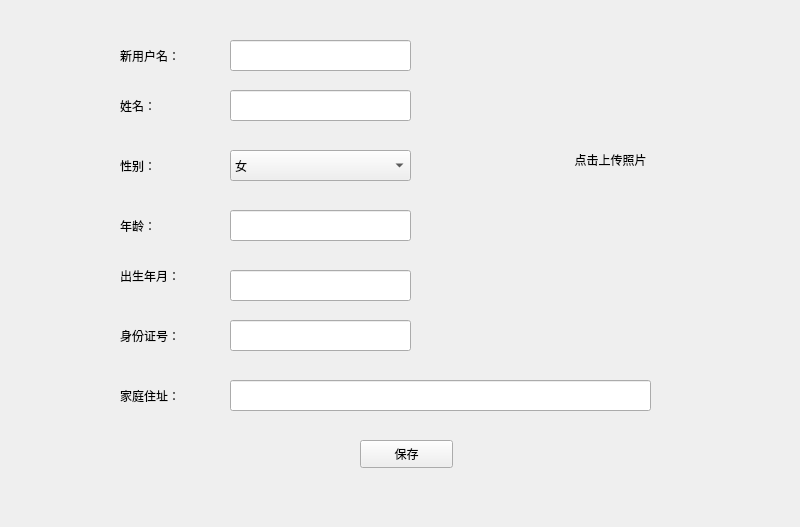
<?xml version="1.0" encoding="UTF-8"?>
<ui version="4.0">
 <class>Form</class>
 <widget class="QWidget" name="Form">
  <property name="geometry">
   <rect>
    <x>0</x>
    <y>0</y>
    <width>800</width>
    <height>527</height>
   </rect>
  </property>
  <property name="windowTitle">
   <string>Form</string>
  </property>
  <widget class="QPushButton" name="pushButton">
   <property name="geometry">
    <rect>
     <x>360</x>
     <y>440</y>
     <width>93</width>
     <height>28</height>
    </rect>
   </property>
   <property name="text">
    <string>保存</string>
   </property>
  </widget>
  <widget class="QLineEdit" name="lineEdit_2">
   <property name="geometry">
    <rect>
     <x>230</x>
     <y>40</y>
     <width>181</width>
     <height>31</height>
    </rect>
   </property>
  </widget>
  <widget class="QLineEdit" name="lineEdit_4">
   <property name="geometry">
    <rect>
     <x>230</x>
     <y>90</y>
     <width>181</width>
     <height>31</height>
    </rect>
   </property>
  </widget>
  <widget class="QComboBox" name="comboBox">
   <property name="geometry">
    <rect>
     <x>230</x>
     <y>150</y>
     <width>181</width>
     <height>31</height>
    </rect>
   </property>
   <item>
    <property name="text">
     <string>女</string>
    </property>
   </item>
   <item>
    <property name="text">
     <string>男</string>
    </property>
   </item>
  </widget>
  <widget class="QLineEdit" name="lineEdit_7">
   <property name="geometry">
    <rect>
     <x>230</x>
     <y>210</y>
     <width>181</width>
     <height>31</height>
    </rect>
   </property>
  </widget>
  <widget class="QLineEdit" name="lineEdit_9">
   <property name="geometry">
    <rect>
     <x>230</x>
     <y>270</y>
     <width>181</width>
     <height>31</height>
    </rect>
   </property>
  </widget>
  <widget class="QLineEdit" name="lineEdit_11">
   <property name="geometry">
    <rect>
     <x>230</x>
     <y>320</y>
     <width>181</width>
     <height>31</height>
    </rect>
   </property>
  </widget>
  <widget class="QLineEdit" name="lineEdit_13">
   <property name="geometry">
    <rect>
     <x>230</x>
     <y>380</y>
     <width>421</width>
     <height>31</height>
    </rect>
   </property>
  </widget>
  <widget class="QLabel" name="label">
   <property name="geometry">
    <rect>
     <x>510</x>
     <y>40</y>
     <width>201</width>
     <height>241</height>
    </rect>
   </property>
   <property name="toolTip">
    <string>&lt;html&gt;&lt;head/&gt;&lt;body&gt;&lt;p align=&quot;center&quot;&gt;&lt;br/&gt;&lt;/p&gt;&lt;/body&gt;&lt;/html&gt;</string>
   </property>
   <property name="whatsThis">
    <string>&lt;html&gt;&lt;head/&gt;&lt;body&gt;&lt;p align=&quot;center&quot;&gt;&lt;br/&gt;&lt;/p&gt;&lt;/body&gt;&lt;/html&gt;</string>
   </property>
   <property name="styleSheet">
    <string notr="true"/>
   </property>
   <property name="text">
    <string>&lt;html&gt;&lt;head/&gt;&lt;body&gt;&lt;p align=&quot;center&quot;&gt;点击上传照片&lt;/p&gt;&lt;/body&gt;&lt;/html&gt;</string>
   </property>
  </widget>
  <widget class="QLabel" name="label_2">
   <property name="geometry">
    <rect>
     <x>120</x>
     <y>40</y>
     <width>81</width>
     <height>31</height>
    </rect>
   </property>
   <property name="text">
    <string>新用户名：</string>
   </property>
  </widget>
  <widget class="QLabel" name="label_3">
   <property name="geometry">
    <rect>
     <x>120</x>
     <y>90</y>
     <width>81</width>
     <height>31</height>
    </rect>
   </property>
   <property name="text">
    <string>姓名：</string>
   </property>
  </widget>
  <widget class="QLabel" name="label_4">
   <property name="geometry">
    <rect>
     <x>120</x>
     <y>150</y>
     <width>81</width>
     <height>31</height>
    </rect>
   </property>
   <property name="text">
    <string>性别：</string>
   </property>
  </widget>
  <widget class="QLabel" name="label_5">
   <property name="geometry">
    <rect>
     <x>120</x>
     <y>210</y>
     <width>81</width>
     <height>31</height>
    </rect>
   </property>
   <property name="text">
    <string>年龄：</string>
   </property>
  </widget>
  <widget class="QLabel" name="label_6">
   <property name="geometry">
    <rect>
     <x>120</x>
     <y>260</y>
     <width>81</width>
     <height>31</height>
    </rect>
   </property>
   <property name="text">
    <string>出生年月：</string>
   </property>
  </widget>
  <widget class="QLabel" name="label_7">
   <property name="geometry">
    <rect>
     <x>120</x>
     <y>320</y>
     <width>81</width>
     <height>31</height>
    </rect>
   </property>
   <property name="text">
    <string>身份证号：</string>
   </property>
  </widget>
  <widget class="QLabel" name="label_8">
   <property name="geometry">
    <rect>
     <x>120</x>
     <y>380</y>
     <width>81</width>
     <height>31</height>
    </rect>
   </property>
   <property name="text">
    <string>家庭住址：</string>
   </property>
  </widget>
 </widget>
 <resources/>
 <connections/>
</ui>
